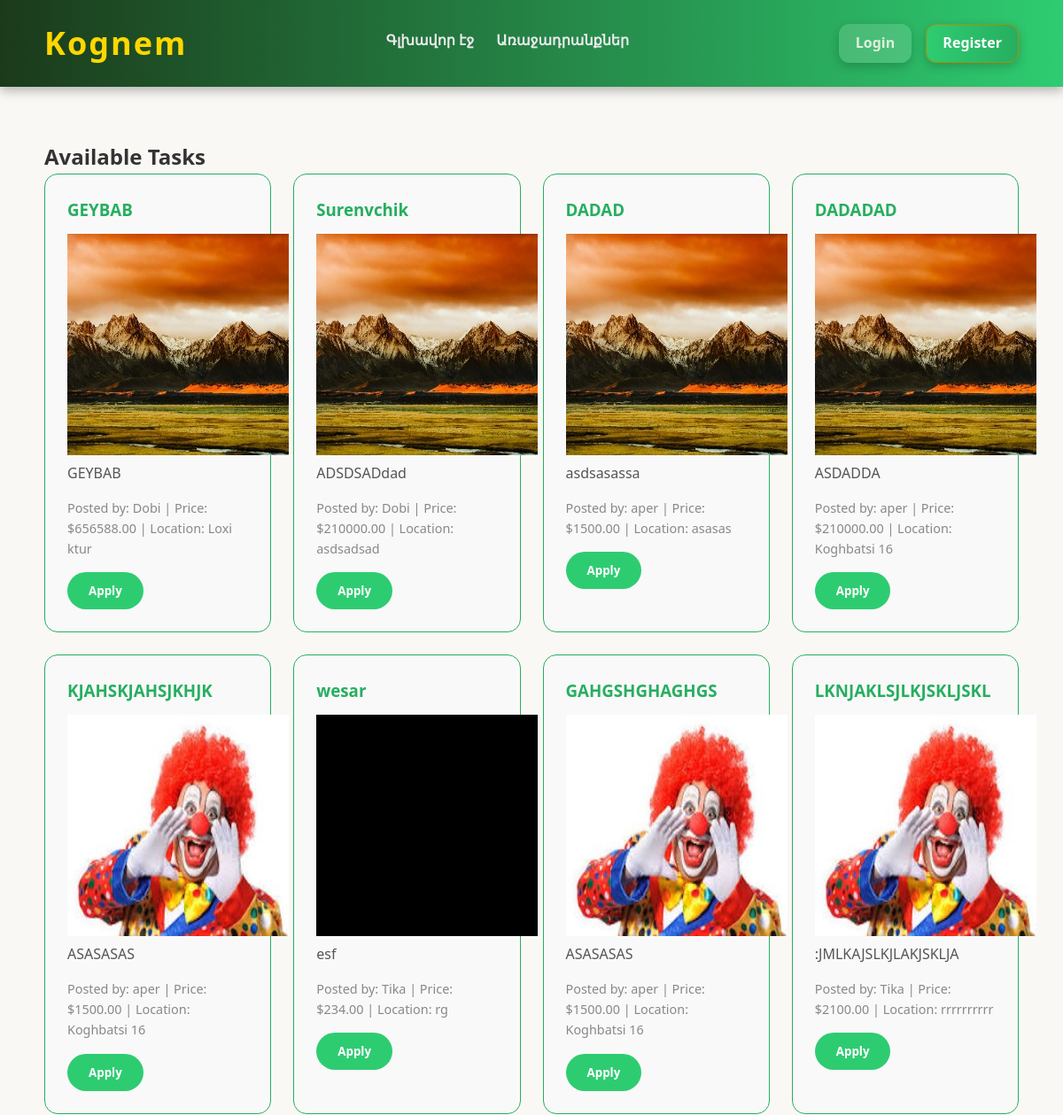
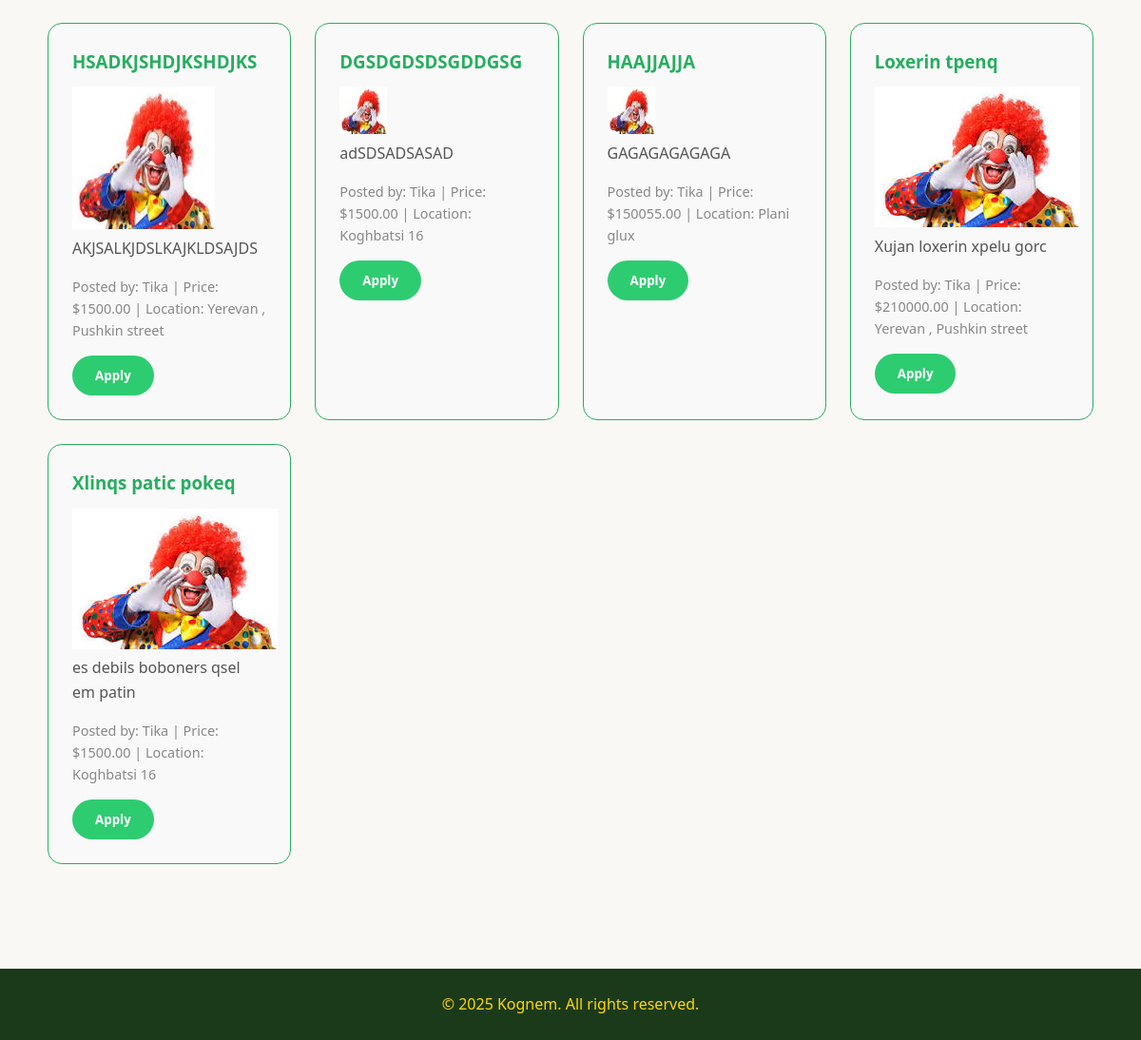
Screenshot of /ashxatanq/ with the database file from the repository (2 pictures, top to bottom).
### Kognem/models.py (models this page shows, shortened)
class Post(models.Model):
    STATUS_CHOICES = [
        ('pending', 'Pending'),
        ('approved', 'Approved'),
        ('rejected', 'Rejected'),
    ]
    title = models.CharField(max_length=255, default='')
    user = models.ForeignKey(User, on_delete=models.CASCADE, related_name='posts')
    image = models.ImageField(upload_to='posts/')
    description = models.TextField()
    location = models.CharField(max_length=255)
    price = models.DecimalField(max_digits=10, decimal_places=2)
    status = models.CharField(max_length=20, choices=STATUS_CHOICES, default='pending')
    rejection_reason = models.CharField(max_length=500, blank=True, null=True)
    created_at = models.DateTimeField(auto_now_add=True)
    updated_at = models.DateTimeField(auto_now=True)

### Kognem/views.py (the view)
# urls.py: path('ashxatanq/', views.ashxatanq, name='ashxatanq'),
def ashxatanq(request):
    approved_posts = Post.objects.filter(status='approved').order_by('-created_at')
    return render(request, 'ashxatanq.html', {
        'posts': approved_posts,
    })

### Kognem/templates/ashxatanq.html
{% extends 'base.html' %}
{% block body %}
    <h2>Available Tasks</h2>
    {% if posts %}
    <div class="tasks-grid">
        {% for post in posts %}
            {% if post.status == 'approved' %}
            <div class="task-card">
                <h3>{{ post.title }}</h3>
                {% if post.image %}
                    <img src="{{ post.image.url }}" alt="{{ post.title }}" class="task-image">
                {% endif %}
                <p>{{ post.description }}</p>
                <div class="task-meta">
                    Posted by: {{ post.user.username }} | Price: ${{ post.price }} | Location: {{ post.location }}
                </div>
                <button>Apply</button>
            </div>
            {% endif %}
        {% endfor %}
    </div>
    {% else %}
        <p style="color:#bfa54a;">No tasks available at the moment.</p>
    {% endif %}
</main>
{% endblock %}

### Kognem/static/css/style.css (style rules this page uses)
* { margin: 0; padding: 0; box-sizing: border-box; font-family: 'Segoe UI', Tahoma, Geneva, Verdana, sans-serif; }
body { background-color: #faf8f5; color: #333; line-height: 1.6; }
.tasks-grid { display: grid; grid-template-columns: repeat(auto-fit, minmax(250px, 1fr)); gap: 25px; }
.task-card { border: 1px solid #27ae60; border-radius: 15px; padding: 25px; background-color: #f9f9f9; transition: transform 0.3s, box-shadow 0.3s; }
.task-card h3 { color: #27ae60; margin-bottom: 12px; }
.task-card p { color: #555; margin-bottom: 15px; }
.task-card .task-meta { font-size: 0.9rem; color: #888; margin-bottom: 15px; }
.task-card button { padding: 12px 24px; background-color: #2ecc71; color: #fff; border: none; border-radius: 25px; font-weight: 600; cursor: pointer; transition: all 0.3s ease; }

### rows the page displays
Post: title "GEYBAB", image (picture), description "GEYBAB", user.username "Dobi", price "656588.00", location "Loxi ktur"
Post: title "Surenvchik", image (picture), description "ADSDSADdad", user.username "Dobi", price "210000.00", location "asdsadsad"
Post: title "DADAD", image (picture), description "asdsasassa", user.username "aper", price "1500.00", location "asasas"
Post: title "DADADAD", image (picture), description "ASDADDA", user.username "aper", price "210000.00", location "Koghbatsi 16"
Post: title "KJAHSKJAHSJKHJK", image (picture), description "ASASASAS", user.username "aper", price "1500.00", location "Koghbatsi 16"
Post: title "wesar", image (picture), description "esf", user.username "Tika", price "234.00", location "rg"
Post: title "GAHGSHGHAGHGS", image (picture), description "ASASASAS", user.username "aper", price "1500.00", location "Koghbatsi 16"
Post: title "LKNJAKLSJLKJSKLJSKL", image (picture), description ":JMLKAJSLKJLAKJSKLJA", user.username "Tika", price "2100.00", location "rrrrrrrrrr"
Post: title "HSADKJSHDJKSHDJKS", image (picture), description "AKJSALKJDSLKAJKLDSAJDS", user.username "Tika", price "1500.00", location "Yerevan , Pushkin street"
Post: title "DGSDGDSDSGDDGSG", image (picture), description "adSDSADSASAD", user.username "Tika", price "1500.00", location "Koghbatsi 16"
Post: title "HAAJJAJJA", image (picture), description "GAGAGAGAGAGA", user.username "Tika", price "150055.00", location "Plani glux"
Post: title "Loxerin tpenq", image (picture), description "Xujan loxerin xpelu gorc", user.username "Tika", price "210000.00", location "Yerevan , Pushkin street"
Post: title "Xlinqs patic pokeq", image (picture), description "es debils boboners qsel em patin", user.username "Tika", price "1500.00", location "Koghbatsi 16"
